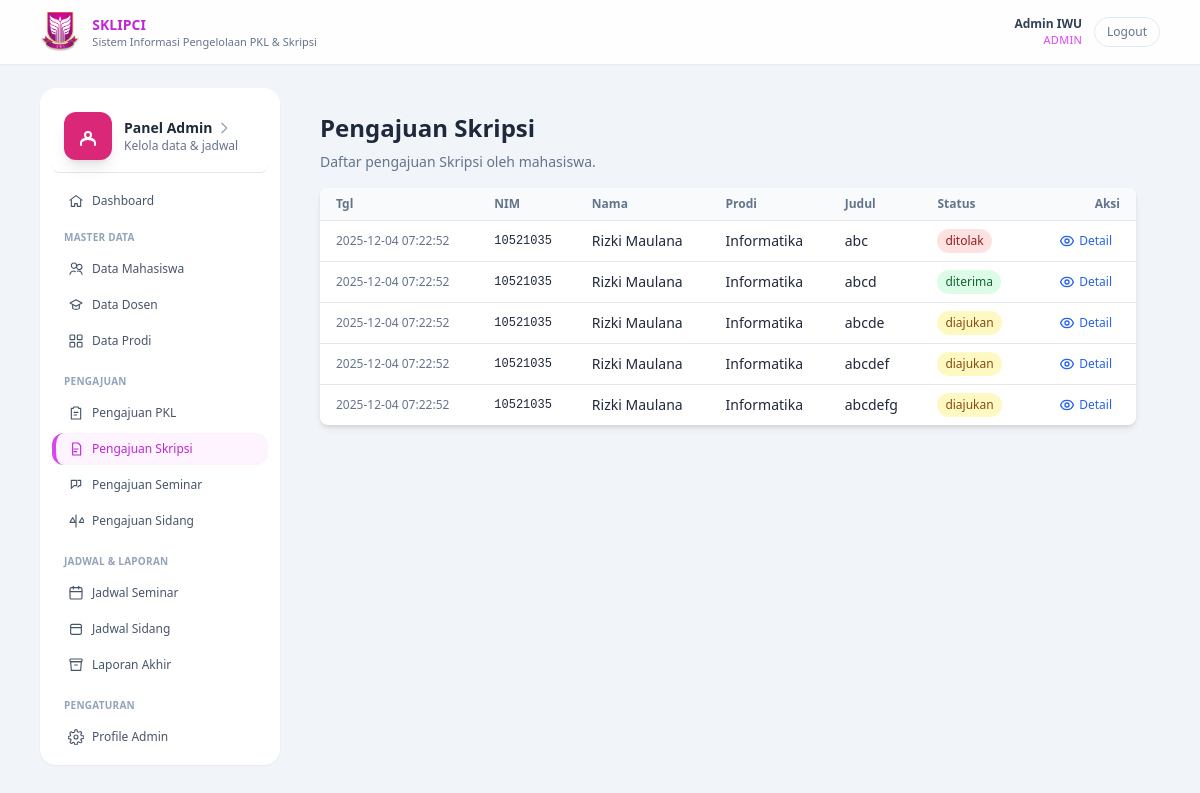
The app's page /?r=admin/pengajuanSkripsiIndex (signed in) with its own data.
### tables this page shows
CREATE TABLE `pengajuan` (
  `id` int(11) NOT NULL,
  `mahasiswa_id` int(11) NOT NULL,
  `jenis` enum('pkl','skripsi','seminar','sidang') NOT NULL,
  `judul` varchar(255) NOT NULL,
  `deskripsi` text DEFAULT NULL,
  `lampiran` varchar(255) DEFAULT NULL,
  `status` enum('diajukan','diterima','ditolak') NOT NULL DEFAULT 'diajukan',
  `catatan_admin` text DEFAULT NULL,
  `pembimbing_id` int(11) DEFAULT NULL,
  `created_at` timestamp NOT NULL DEFAULT current_timestamp(),
  `updated_at` timestamp NULL DEFAULT NULL,
  `tempat_pkl` varchar(255) DEFAULT NULL,
  `lama_pkl` varchar(100) DEFAULT NULL,
  `judul_2` text DEFAULT NULL,
  `judul_3` text DEFAULT NULL,
  `judul_4` text DEFAULT NULL,
  `judul_5` text DEFAULT NULL,
  `file_syarat` varchar(255) DEFAULT NULL,
  `skripsi_id` int(11) DEFAULT NULL
);

CREATE TABLE `mahasiswa` (
  `id` int(11) NOT NULL,
  `user_id` int(11) NOT NULL,
  `nim` varchar(30) NOT NULL,
  `nama` varchar(100) NOT NULL,
  `prodi_id` int(11) NOT NULL,
  `no_hp` varchar(20) DEFAULT NULL,
  `kelas` varchar(50) DEFAULT NULL,
  `angkatan` varchar(10) DEFAULT NULL,
  `semester` int(11) DEFAULT NULL,
  `created_at` timestamp NOT NULL DEFAULT current_timestamp()
);

CREATE TABLE `prodi` (
  `id` int(11) NOT NULL,
  `kode_prodi` varchar(10) NOT NULL,
  `nama_prodi` varchar(100) NOT NULL,
  `kaprodi_id` int(11) DEFAULT NULL,
  `kaprodi` varchar(100) DEFAULT NULL,
  `created_at` timestamp NOT NULL DEFAULT current_timestamp()
);

### app/controller/AdminController.php (called while the page is built, shortened)
<?php
class AdminController extends Controller
{
    private function pengajuanIndexInternal(string $jenis, string $title): void
    {
        $conn = db();
        $stmt = $conn->prepare("
            SELECT p.*, m.nim, m.nama AS nama_mhs, pr.nama_prodi
            FROM pengajuan p
            JOIN mahasiswa m ON p.mahasiswa_id = m.id
            JOIN prodi pr ON m.prodi_id = pr.id
            WHERE p.jenis = ?
            ORDER BY p.created_at DESC
        ");
        $stmt->bind_param('s', $jenis);
        $stmt->execute();
        $result = $stmt->get_result();
        $items  = $result->fetch_all(MYSQLI_ASSOC);
        $this->view('admin/pengajuan/index', compact('title', 'items', 'jenis'));
    }
    public function pengajuanSkripsiIndex(): void
    {
        $this->pengajuanIndexInternal('skripsi', 'Pengajuan Skripsi');
    }
}

### index.php (called while the page is built, shortened)
<?php
$route = $_GET['r'] ?? 'public/home';
$route = trim($route, '/');
list($controllerPart, $method) = array_pad(explode('/', $route), 2, null);
$method         = $method ?: 'home';
$controller = new $controllerClass();
call_user_func([$controller, $method]);

### app/view/admin/pengajuan/index.php (the view, shortened to what this page needs)
<?php include __DIR__ . '/../../partials/header.php'; ?>
<?php
$labelJenis = [
    'pkl'     => 'PKL',
    'skripsi' => 'Skripsi',
    'seminar' => 'Seminar',
    'sidang'  => 'Sidang',
];
$badgeStatus = [
    'diajukan' => 'bg-yellow-100 text-yellow-800',
    'diterima' => 'bg-green-100 text-green-800',
    'ditolak'  => 'bg-red-100 text-red-800',
];
$jenisLabel = $labelJenis[$jenis] ?? strtoupper($jenis);
?>
<main class="flex-1 pb-16 md:pb-0 bg-slate-100 min-h-screen">
    <div class="max-w-6xl mx-auto px-4 py-6 flex gap-4">
        <?php include __DIR__ . '/../../partials/admin/sidebar.php'; ?>
        <section class="flex-1 p-4 md:p-6">
            <h1 class="text-xl md:text-2xl font-semibold mb-2">
                Pengajuan <?= htmlspecialchars($jenisLabel); ?>
            </h1>
            <p class="text-sm text-slate-500 mb-4">
                Daftar pengajuan <?= htmlspecialchars($jenisLabel); ?> oleh mahasiswa.
            </p>
            <div class="bg-white shadow-md rounded-lg overflow-x-auto">
                <table class="min-w-full text-sm">
                    <thead class="bg-slate-50">
                        <tr>
                            <th class="px-4 py-2 text-left text-xs font-semibold text-slate-500">Tgl</th>
                            <th class="px-4 py-2 text-left text-xs font-semibold text-slate-500">NIM</th>
                            <th class="px-4 py-2 text-left text-xs font-semibold text-slate-500">Nama</th>
                            <th class="px-4 py-2 text-left text-xs font-semibold text-slate-500">Prodi</th>
                            <th class="px-4 py-2 text-left text-xs font-semibold text-slate-500">Judul</th>
                            <th class="px-4 py-2 text-left text-xs font-semibold text-slate-500">Status</th>
                            <th class="px-4 py-2 text-right text-xs font-semibold text-slate-500">Aksi</th>
                        </tr>
                    </thead>
                    <tbody>
                        <?php if (empty($items)): ?>
                            <tr>
                                <td colspan="7" class="px-4 py-4 text-center text-slate-500">
                                    Belum ada pengajuan.
                                </td>
                            </tr>
                        <?php else: ?>
                            <?php foreach ($items as $row): ?>
                                <?php
                                $status     = $row['status'];
                                $badgeClass = $badgeStatus[$status] ?? 'bg-slate-100 text-slate-700';
                                ?>
                                <tr class="border-t">
                                    <td class="px-4 py-2 text-xs text-slate-500">
                                        <?= htmlspecialchars($row['created_at']); ?>
                                    </td>
                                    <td class="px-4 py-2 font-mono text-xs"><?= htmlspecialchars($row['nim']); ?></td>
                                    <td class="px-4 py-2"><?= htmlspecialchars($row['nama_mhs']); ?></td>
                                    <td class="px-4 py-2"><?= htmlspecialchars($row['nama_prodi']); ?></td>
                                    <td class="px-4 py-2"><?= htmlspecialchars($row['judul']); ?></td>
                                    <td class="px-4 py-2">
                                        <span class="inline-flex px-2 py-1 rounded-full text-xs <?= $badgeClass; ?>">
                                            <?= htmlspecialchars($status); ?>
                                        </span>
                                    </td>
                                    <td class="px-4 py-2 text-right">
                                        <a href="<?= BASE_URL; ?>/?r=admin/pengajuan<?= $jenisLabel; ?>Detail&id=<?= $row['id']; ?>"
                                            class="flex items-center justify-end text-xs text-blue-600 gap-1 px-2 py-1 rounded hover:bg-blue-50 transition-all duration-200">
                                            <span class="transition-transform duration-200 group-hover:translate-x-1">Detail</span>
                                        </a>
                                    </td>
                                </tr>
                            <?php endforeach; ?>
                        <?php endif; ?>
                    </tbody>
                </table>
            </div>
        </section>
</main>
<?php include __DIR__ . '/../../partials/footer.php'; ?>

### public/css/style.css (style rules this page uses)
body { font-family: system-ui, -apple-system, BlinkMacSystemFont, "Segoe UI", sans-serif; }

### records on screen
pengajuan: created_at "2025-12-04 07:22:52", mahasiswa.nim "10521035", mahasiswa.nama "Rizki Maulana", prodi.nama_prodi "Informatika", judul "abc", status "ditolak"
pengajuan: created_at "2025-12-04 07:22:52", mahasiswa.nim "10521035", mahasiswa.nama "Rizki Maulana", prodi.nama_prodi "Informatika", judul "abcd", status "diterima"
pengajuan: created_at "2025-12-04 07:22:52", mahasiswa.nim "10521035", mahasiswa.nama "Rizki Maulana", prodi.nama_prodi "Informatika", judul "abcde", status "diajukan"
pengajuan: created_at "2025-12-04 07:22:52", mahasiswa.nim "10521035", mahasiswa.nama "Rizki Maulana", prodi.nama_prodi "Informatika", judul "abcdef", status "diajukan"
pengajuan: created_at "2025-12-04 07:22:52", mahasiswa.nim "10521035", mahasiswa.nama "Rizki Maulana", prodi.nama_prodi "Informatika", judul "abcdefg", status "diajukan"

### other values on screen
$user['nama'] "Admin IWU"
$user['role'] "ADMIN"
$jenisLabel "Skripsi"
